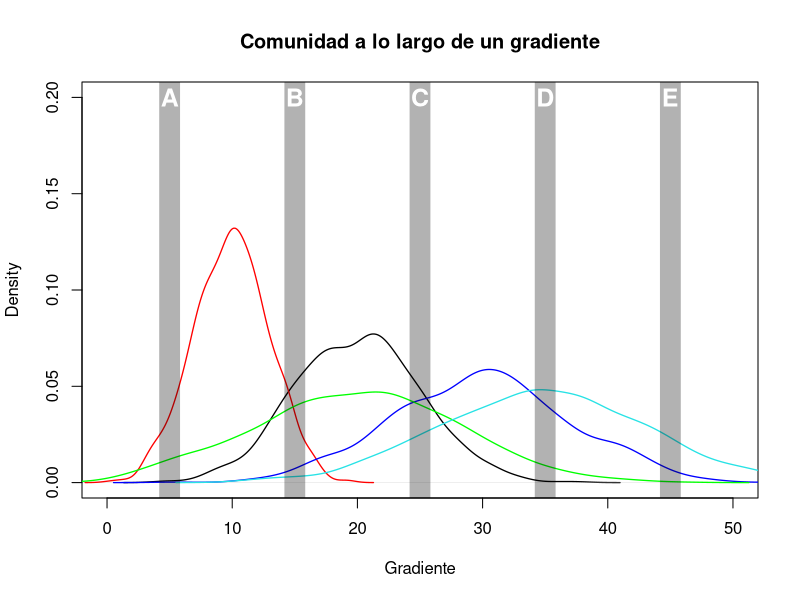
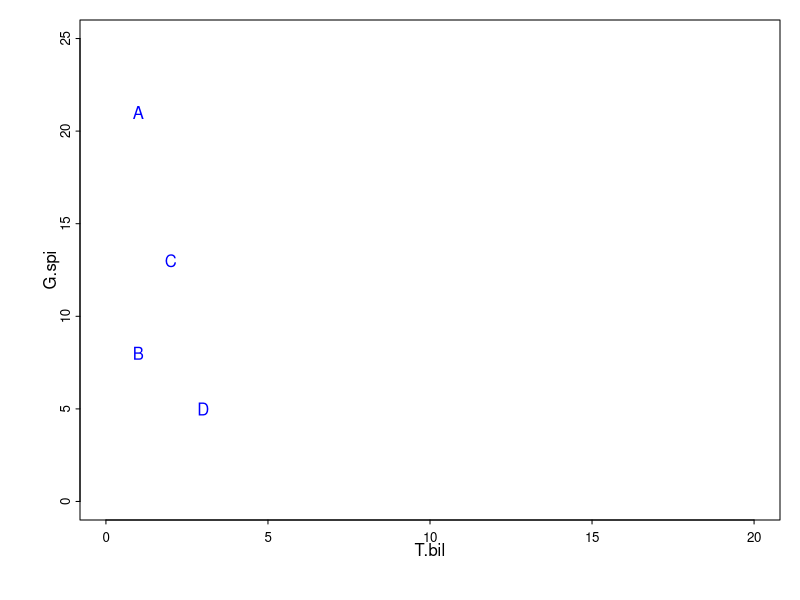
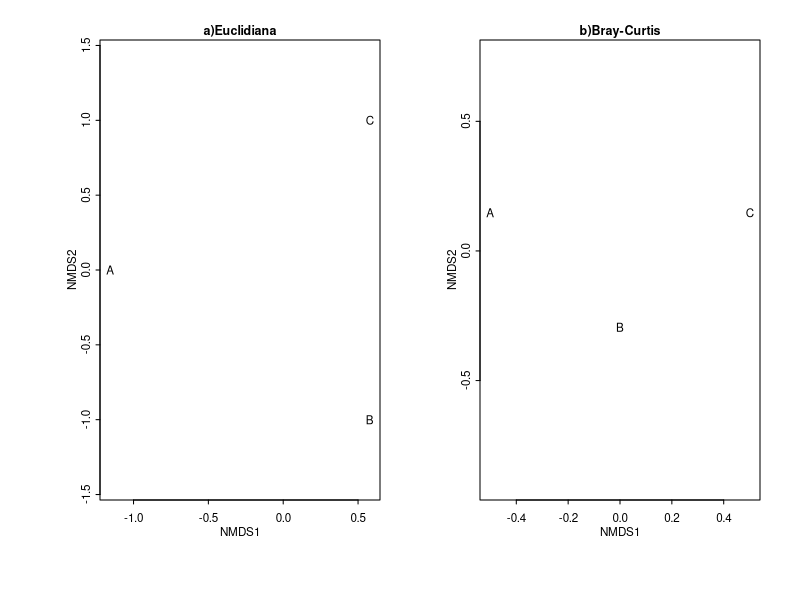
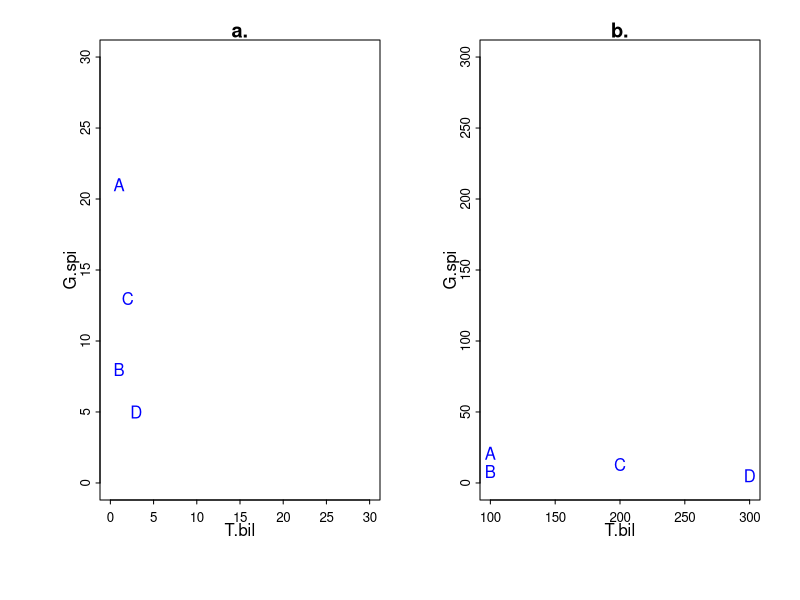
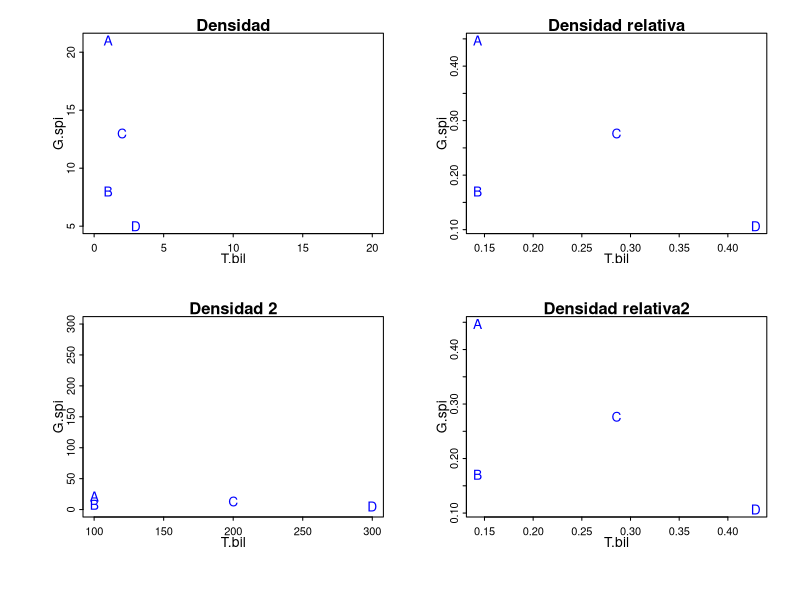

Write R code to recreate these figures, in order.
## ---- chunk 1
set.seed(3)
com <- matrix(c(rnorm(1000, 20, 5), rnorm(1000, 10, 3),
                rnorm(1000, 30, 7), rnorm(1000, 20, 8),
                rnorm(1000, 35, 8)), 1000, 5)
colnames(com) <- letters[1:5]

plot(density(com[,"a"]),main = "Comunidad a lo largo de un gradiente", xlab="Gradiente", ylim=c(0, 0.2), xlim=c(0,50), lwd=1.3)
lines(density(com[,"b"]), col="red", lwd=1.3)
lines(density(com[,"c"]), col="blue", lwd=1.3)
lines(density(com[,"d"]), col="green", lwd=1.3)
lines(density(com[,"e"]), col=5, lwd=1.3)

abline(v=seq(5,45, by=10), lty=1, lwd=20, col=rgb(0,0,0,0.3))
text(seq(5,45, by=10),rep(0.20, 5),LETTERS[1:5], cex=1.5, font=2, col="white")

## ---- chunk 2
dens <- data.frame(T.bil = c(1, 1, 2, 3), G.spi = c(21, 8, 13, 5),
                   C.tri = c(11, 3, 7, 5), C.sca = c(16, 0, 9, 4))
row.names(dens) <- LETTERS[1:4]
dens
## ---- chunk 3
par(mar=c(4,4,1,1), mgp=c(1,0.3,0), tcl= -0.2)
plot(dens[,1:2], type = "n", cex.axis=0.8, xlim=c(0,20), ylim=c(0,25)) 
text(dens[,1:2], row.names(dens), col ="blue")
## ---- chunk 4
comp <- dens
comp[comp>0] <- 1 #Generamos una matriz de presencia ausencia
comp

a <- sum(colSums(comp[1:2,])==1&comp[2,]==0)#Ocurren en A pero no en B
b <- sum(colSums(comp[1:2,])==1&comp[1,]==0)#Ocurren en B pero no en A
c <- sum(colSums(comp[1:2,])==2) #ocurren en A y B

a;b;c
## ---- chunk 5
Sor <- (2*c)/(a+b+(2*c))
Jac <- c/(a+b+c)
Sim <- c/c+min(a,b)

Sor; Jac; Sim
## ---- chunk 6
library(knitr)

MatPS <- rbind(dens[1:2,], apply(dens[1:2, ], 2, min))#Obtenemos el valor mínimo de cada especie
MatPS <- data.frame(MatPS, Medidas=rowSums(MatPS), Tipo= c("A", "B", "W")) #Obtenemos W,A,B

kable(MatPS, caption = "Medidas para obtener el porcentaje de Similitud")

PS <- (2*MatPS[3,5])/(MatPS[1,5]+MatPS[2,5])
PS
## ---- chunk 7
x <- dens[2, 1] - dens[3, 1]
## ---- chunk 8
y <- dens[2, 2] - dens[3, 2]
## ---- chunk 9
sqrt(x^2 + y^2)
## ---- chunk 10
dist(dens[,1:2])
## ---- chunk 11
dcMat <- data.frame(spp1=c(1,0,0),spp2=c(1,1,0),
                    spp3=c(0,1,0),sp4=c(0,1,0),
                    spp5=c(0,1,1), spp6=c(0,0,1))
rownames(dcMat) <- LETTERS[1:3]

kable(dcMat, caption = "Efecto del doble cero")

## ---- chunk 12
library(vegan)
vegdist(dcMat, "euclidean")
## ---- chunk 13
dcMat2 <- data.frame(spp1=c(0,1,0),spp2=c(1,0,8),
                    spp3=c(1,0,7))

rownames(dcMat2) <- LETTERS[1:3]

kable(dcMat2, caption = "Efecto de la abundancia")
## ---- chunk 14
vegdist(dcMat2, "euclidean")
## ---- chunk 15

library(vegan) 

#Distancia Euclidiana
mdsE <- metaMDS(dcMat, distance = "euc", autotransform = FALSE, trace = 0) 
#Distancia de Bray-Curtis
mdsB <- metaMDS(dcMat, distance = "bray", autotransform = FALSE, trace = 0) 

## ---- chunk 16

par(mfcol=c(1,2), oma=c(1,1,1,1), mar=c(4,4,1,1),
    mgp=c(1,0.3,0), tcl= -0.2)

plot(mdsE, display = "sites", 
     type = "text",main="a)Euclidiana", 
     cex.axis= 0.7, cex.main=0.75, cex.lab=0.7)

plot(mdsB, display = "sites", type = "text", 
     main="b)Bray-Curtis", 
     cex.axis= 0.7, cex.main=0.75, cex.lab=0.7)
## ---- chunk 17
par(mar=c(4,4,1,1), mgp=c(1,0.3,0), mfcol=c(1,2), tcl= -0.2)
dens1 <- dens
dens1$T.bil <- dens1$T.bil*100
plot(dens[,1:2], type = "n", cex.axis=0.8, xlim=c(0,30), ylim=c(0,30), main="a.") 
text(dens[,1:2], row.names(dens), col ="blue")

plot(dens1[,1:2], type = "n", cex.axis=0.8, ylim=c(0,300), main="b.") 
text(dens1[,1:2], row.names(dens1), col ="blue")
## ---- chunk 18
dens[,1]/sum(dens[,1])
dens1[,1]/sum(dens1[,1])
## ---- chunk 19

dens3 <- dens[,1:2]

for(i in 1:2){
dens3[,i] <- dens[,i]/sum(dens[,i])
}
dens4 <- dens1[,1:2]

for(i in 1:2){
dens4[,i] <- dens1[,i]/sum(dens1[,i])
}

par(mfcol=c(2,2), mar=c(4,4,1,1), mgp=c(1,0.3,0), tcl= -0.2)
plot(dens[,1:2], type = "n", cex.axis=0.8, xlim=c(0,20), main = "Densidad") 
text(dens[,1:2], row.names(dens), col ="blue")

plot(dens1[,1:2], type = "n", cex.axis=0.8, ylim=c(0,300), main = "Densidad 2") 
text(dens1[,1:2], row.names(dens1), col ="blue")

plot(dens3, type = "n", cex.axis=0.8, main = "Densidad relativa") 
text(dens3, row.names(dens3), col ="blue")

plot(dens4, type = "n", cex.axis=0.8, main = "Densidad relativa2") 
text(dens4, row.names(dens4), col ="blue")

## ---- chunk 20
library(readxl)
library(knitr)
dta <- read_excel("bentos.xlsx")
kable(dta, caption = "Comunidad de macroinvertebrados acuáticos")

## ---- chunk 21
set.seed(4)
aves<- data.frame(sp1= sample(1:90, 10), sp2= sample(100:250, 10))

insectos<- data.frame(sp1= sample(5:99, 10), sp2= sample(1000:2500, 10))

##¿Qué pasa cuando transformamos?
aveT <- round(cbind(aves, sqrt(aves),log(aves)),2)
colnames(aveT) <- paste(rep(c("sp1", "sp2"), 3), c("","","sqrt", "sqrt", "log", "log"), sep=".")

kable(aveT, caption = "Efecto de la transformación. Pequeñas diferencias")

insT <- round(cbind(insectos, sqrt(insectos),log(insectos)),2) 
colnames(insT) <- paste(rep(c("sp1", "sp2"), 3), c("","","sqrt", "sqrt", "log", "log"), sep=".")

kable(insT, caption = "Efecto de la transformación, Grandes diferencias")

## ---- chunk 22
avesE <- (aves[,1]-mean(aves[,1]))/sd(aves[,1])
avesE

round(mean(avesE),1);sd(avesE) 

## ---- chunk 23

set.seed(9)
datos <- data.frame(sp1=(sample(0:120, 3)), sp2=(sample(0:80, 3)), sp3=(sample(0:40, 3)), sp4=(sample(0:2010, 3)), sp5=(sample(0:180, 3)), sp6=(sample(0:20, 3)), sp7=(sample(0:1010, 3)), sp8=(sample(0:180, 3)))
set.seed(9)
datos <- rbind(datos, datos[1,]+sample(1:40, 8), datos[3,]+sample(1:120, 8))
rownames(datos) <- c(LETTERS[1:5])

datos[datos<=10] <- 0

knitr::kable(
  datos, booktabs = TRUE,
  caption = 'Comunidades hipotéticas'
)

